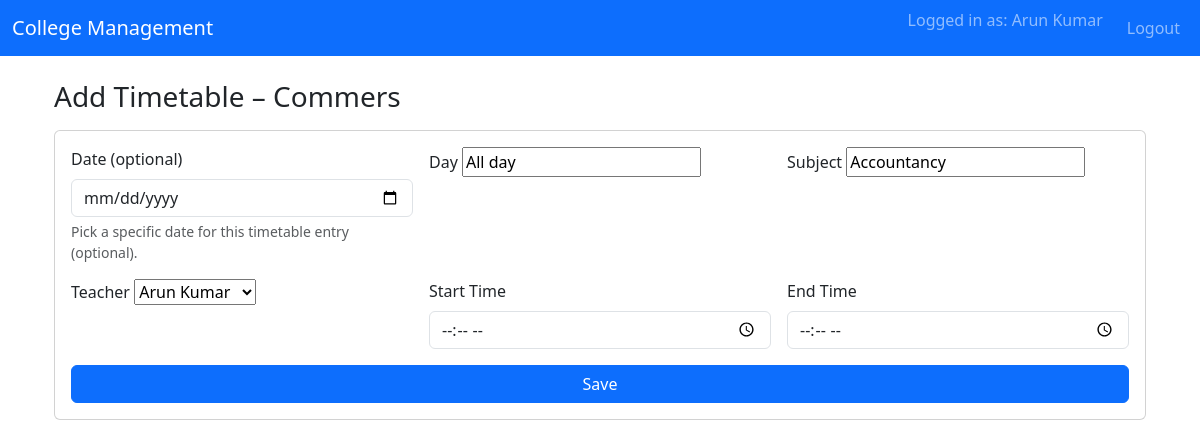
The page /timetable/1/10/edit/ (signed in) on the database its author committed.
### students/models.py (models this page shows, shortened)
class Department(models.Model):
    name = models.CharField(max_length=100)

class TimeTable(models.Model):
    department = models.ForeignKey(Department, on_delete=models.CASCADE)
    day = models.CharField(max_length=20)
    start_time = models.TimeField()
    end_time = models.TimeField()
    subject = models.CharField(max_length=200)
    teacher = models.ForeignKey(Teacher, on_delete=models.SET_NULL, null=True, blank=True)

### students/views.py (the view)
# urls.py: path('timetable/<int:dept_id>/<int:tt_id>/edit/', views.edit_timetable, name='edit_timetable'),
@login_required
@user_passes_test(lambda u: is_teacher(u) or is_admin(u))
def edit_timetable(request, dept_id, tt_id):
    department = get_object_or_404(Department, id=dept_id)
    tt = get_object_or_404(TimeTable, id=tt_id, department=department)
    if request.method == 'POST':
        form = TimeTableForm(request.POST, instance=tt)
        if form.is_valid():
            obj = form.save(commit=False)
            obj.department = department
            if hasattr(request.user, 'teacher'):
                try:
                    obj.teacher = request.user.teacher
                except Exception:
                    pass
            overlap_qs = TimeTable.objects.filter(
                department=department,
                day=obj.day,
                start_time__lt=obj.end_time,
                end_time__gt=obj.start_time
            ).exclude(id=tt.id)
            if overlap_qs.exists():
                conflict = overlap_qs.first()
                messages.error(
                    request,
                    f"Time conflict with existing class: "
                    f"{getattr(conflict, 'subject', 'Unknown')} "
                    f"({conflict.start_time} - {conflict.end_time})."
                )
            else:
                obj.save()
                messages.success(request, "Timetable entry updated successfully.")
                return redirect('view_timetable', dept_id=department.id)
        else:
            messages.error(request, "Please correct the errors below.")
    else:
        form = TimeTableForm(instance=tt)
    return render(request, 'add_timetable.html', {
        'form': form,
        'department': department,
        'is_edit': True,
        'timetable_entry': tt,
    })

### students/forms.py
class TimeTableForm(forms.ModelForm):
    class Meta:
        model = TimeTable
        fields = ['department', 'day', 'start_time', 'end_time', 'subject', 'teacher']

### students/models.py (called while the page is built)
    def __str__(self):
        return self.user.get_full_name() or self.user.username

### students/views.py (called while the page is built)
def is_teacher(user):
    return hasattr(user, 'teacher')

### students/templates/add_timetable.html (shortened to what this page needs)
{% extends 'base.html' %}
{% block content %}
<div class="container mt-4">
  <h3 class="mb-3">Add Timetable – {{ department.name }}</h3>
  <div class="card">
    <div class="card-body">
      <form method="post" class="row g-3">
        <div class="col-md-4">
          <label for="id_date" class="form-label">Date (optional)</label>
          <input id="id_date" name="date" type="date" class="form-control">
          <div class="form-text">Pick a specific date for this timetable entry (optional).</div>
        </div>
        <div class="col-md-4">
          <label class="form-label">Day</label>
          {{ form.day }}
        </div>
        <div class="col-md-4">
          <label class="form-label">Subject</label>
          {{ form.subject }}
        </div>
        <div class="col-md-4">
          <label class="form-label">Teacher</label>
          {{ form.teacher }}
        </div>
        <div class="col-md-4">
          <label for="id_start_time" class="form-label">Start Time</label>
          <input id="id_start_time" name="start_time" type="time" step="60" class="form-control" required>
        </div>
        <div class="col-md-4">
          <label for="id_end_time" class="form-label">End Time</label>
          <input id="id_end_time" name="end_time" type="time" step="60" class="form-control" required>
        </div>
        <div class="col-12">
          <button type="submit" class="btn btn-primary w-100">Save</button>
        </div>
      </form>
    </div>
  </div>
</div>
{% endblock %}

### students/templates/base.html (shortened to what this page needs)
<!doctype html>
<html lang="en">
  <head>
    <link href="https://cdn.jsdelivr.net/npm/bootstrap@5.3.3/dist/css/bootstrap.min.css" rel="stylesheet">
  </head>
  <body>
    <nav class="navbar navbar-expand-lg navbar-dark bg-primary">
      <div class="container-fluid">
        <a class="navbar-brand" href="/">College Management</a>
        <div class="collapse navbar-collapse" id="navbarSupportedContent">
          <ul class="navbar-nav ms-auto mb-2 mb-lg-0">
            {% if user.is_authenticated %}
              <li class="nav-item">
                <span class="navbar-text me-3">
                  Logged in as: {{ user.get_full_name|default:user.username }}
                </span>
              </li>
              <li class="nav-item">
                <a class="nav-link" href="{% url 'logout' %}">Logout</a>
              </li>
            {% endif %}
          </ul>
        </div>
      </div>
    </nav>
    <div class="container mt-4">
      {% block content %}
      {% endblock %}
    </div>
  </body>
</html>

### rows shown on the page
Department: name "Commers"
TimeTable: day "All day", subject "Accountancy", teacher "Arun Kumar"

### other values the page prints
{{ user.get_full_name|default:user.username }} "Arun Kumar"
